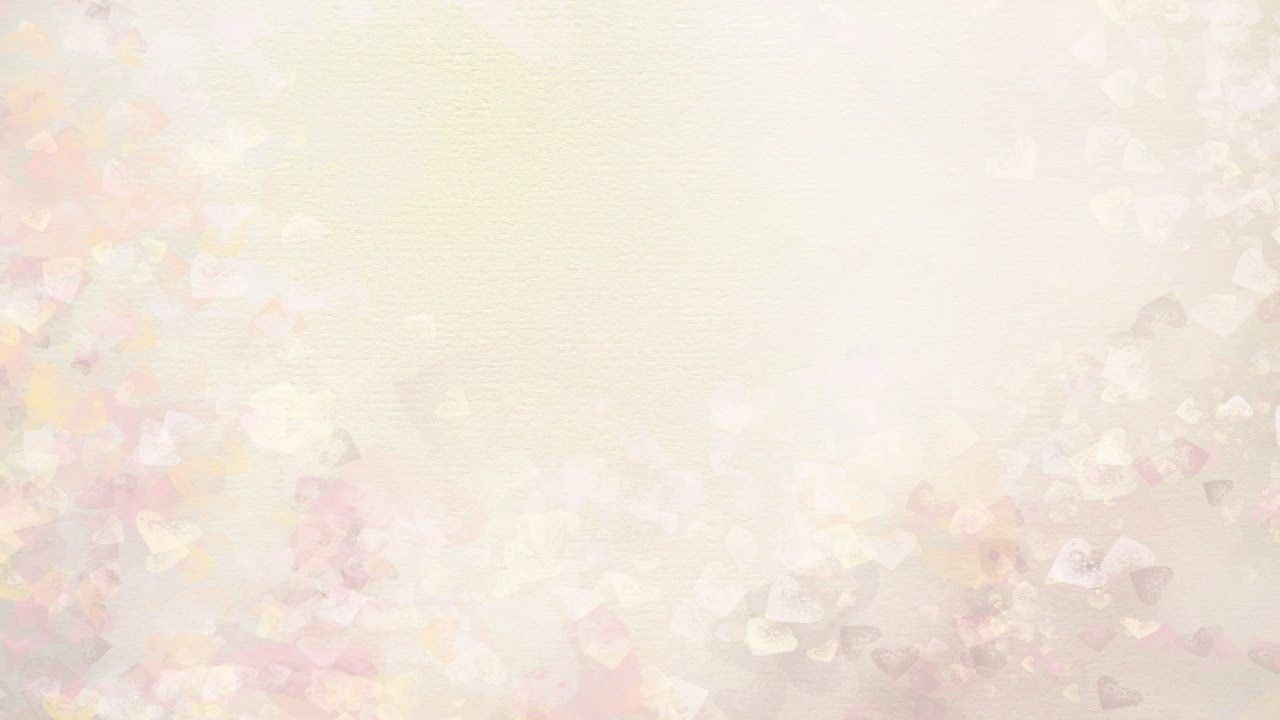
#> input picture фон.jpg, 1280 x 720 px
$ python -i imageProcessor.py   (imports and definitions only)
#> lines starting #> are read from the running program, lines starting #| are printed output that depends on the picture
import os
import time
from PIL import Image, ImageFilter, ImageDraw, ImageFont
from PyQt5.QtCore import Qt
from PyQt5.QtGui import QPixmap
from PyQt5.QtWidgets import QMessageBox

class ImageProcessor():
    def __init__(self, image_lbl, workdir=""):
        self.image =  None
        self.original_image = None
        self.dir = workdir
        self.filename = None
        self.image_label = image_lbl
        self.active_filters = {}
        self.rotate_angle = 0
        self.mirror_h = False
        self.mirror_v = False
        self.target_size = None
        self.draw_x = 0
        self.draw_y = 0
        self.shape_size = 20
        self.current_color = (255, 0, 0, 255)
        self.shape_type = None
        self.text_content = ""
        self.text_font_size = 20
        self.text_color = (0, 0, 0, 255)
        self.temp_files = []

    # [86 lines left out: functions load_image, cleanup_temp_files, get_save_dir, show_image, not called in this run]

    def apply_all_transformations(self):
        if self.original_image is None:
            return

        self.image = self.original_image.copy()

        filter_map = {
            'blur': lambda img: img.filter(ImageFilter.BLUR),
            'contour': lambda img: img.filter(ImageFilter.CONTOUR),
            'sharp': lambda img: img.filter(ImageFilter.SHARPEN),
        }

        for filter_name, filter_func in filter_map.items():
            if self.active_filters.get(filter_name, False):
                self.image = filter_func(self.image)

        if self.rotate_angle == 90:
            self.image = self.image.transpose(Image.ROTATE_90)
        elif self.rotate_angle == 180:
            self.image = self.image.transpose(Image.ROTATE_180)
        elif self.rotate_angle == 270:
            self.image = self.image.transpose(Image.ROTATE_270)

        if self.mirror_h:
            self.image = self.image.transpose(Image.FLIP_LEFT_RIGHT)
        if self.mirror_v:
            self.image = self.image.transpose(Image.FLIP_TOP_BOTTOM)

        if self.target_size:
            width, height = self.target_size
            if width > 0 and height > 0:
                self.image = self.image.resize((width, height), Image.Resampling.LANCZOS)

        self.show_current_image()

    # [33 lines left out: functions show_current_image, save_image, not called in this run]

    def filter_toggle(self, filter_name, enable):
        self.active_filters[filter_name] = enable
        self.apply_all_transformations()

    # [73 lines left out: functions rotate_left, rotate_right, mirror_horizontal, mirror_vertical, resize_image, set_draw_position and 2 more, not called in this run]

    def draw_shape(self, shape_type):
        self.shape_type = shape_type
        self.apply_shape()

    # [90 lines left out: functions apply_shape, set_text, set_text_size, set_text_color, apply_text, clear_text, not called in this run]

>>> import cv2
>>> picture = cv2.imread('фон.jpg', cv2.IMREAD_GRAYSCALE)
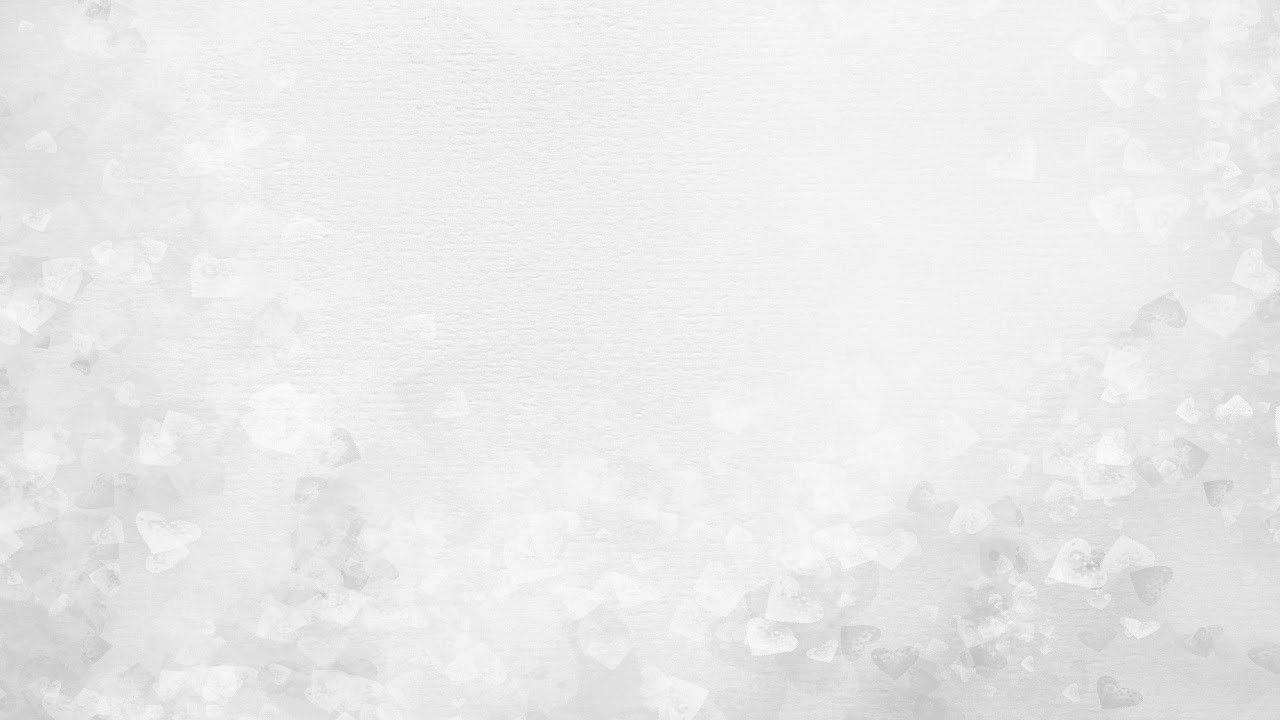
#> picture: shape (720, 1280); min 178, max 255, mean 234
>>> result = ImageProcessor(picture).apply_all_transformations()
